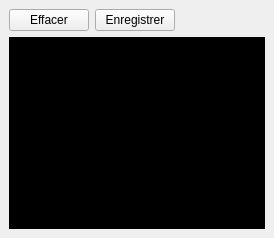
  <widget class="QDockWidget" name="dock_console">
   <property name="maximumSize">
    <size>
     <width>160000</width>
     <height>524287</height>
    </size>
   </property>
   <property name="features">
    <set>QDockWidget::DockWidgetFeature::DockWidgetFloatable|QDockWidget::DockWidgetFeature::DockWidgetMovable</set>
   </property>
   <property name="allowedAreas">
    <set>Qt::DockWidgetArea::AllDockWidgetAreas</set>
   </property>
   <property name="windowTitle">
    <string>Console</string>
   </property>
   <attribute name="dockWidgetArea">
    <number>8</number>
   </attribute>
   <widget class="QWidget" name="dockWidgetContents_6">
    <layout class="QVBoxLayout" name="verticalLayout">
     <item>
      <layout class="QHBoxLayout" name="horizontalLayout_19">
       <item>
        <widget class="QPushButton" name="console_clear_btn">
         <property name="maximumSize">
          <size>
           <width>80</width>
           <height>16777215</height>
          </size>
         </property>
         <property name="text">
          <string>Effacer</string>
         </property>
        </widget>
       </item>
       <item>
        <widget class="QPushButton" name="console_save_btn">
         <property name="text">
          <string>Enregistrer</string>
         </property>
        </widget>
       </item>
       <item>
        <spacer name="horizontalSpacer_14">
         <property name="orientation">
          <enum>Qt::Orientation::Horizontal</enum>
         </property>
         <property name="sizeHint" stdset="0">
          <size>
           <width>40</width>
           <height>20</height>
          </size>
         </property>
        </spacer>
       </item>
      </layout>
     </item>
     <item>
      <layout class="QVBoxLayout" name="verticalLayout_12">
       <item>
        <widget class="QTextEdit" name="log_edit">
         <property name="styleSheet">
          <string notr="true">background-color:black;color:ivory
</string>
         </property>
         <property name="frameShape">
          <enum>QFrame::Shape::Box</enum>
         </property>
        </widget>
       </item>
      </layout>
     </item>
    </layout>
   </widget>
  </widget>
